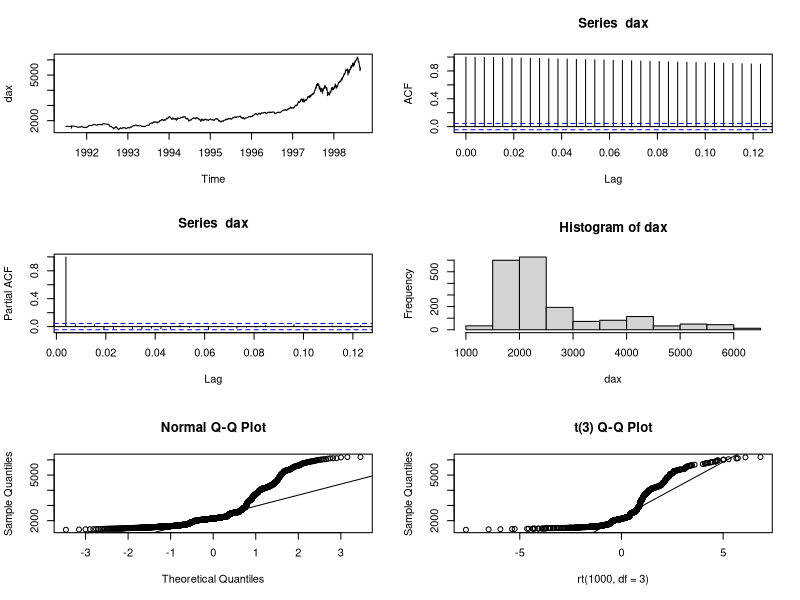
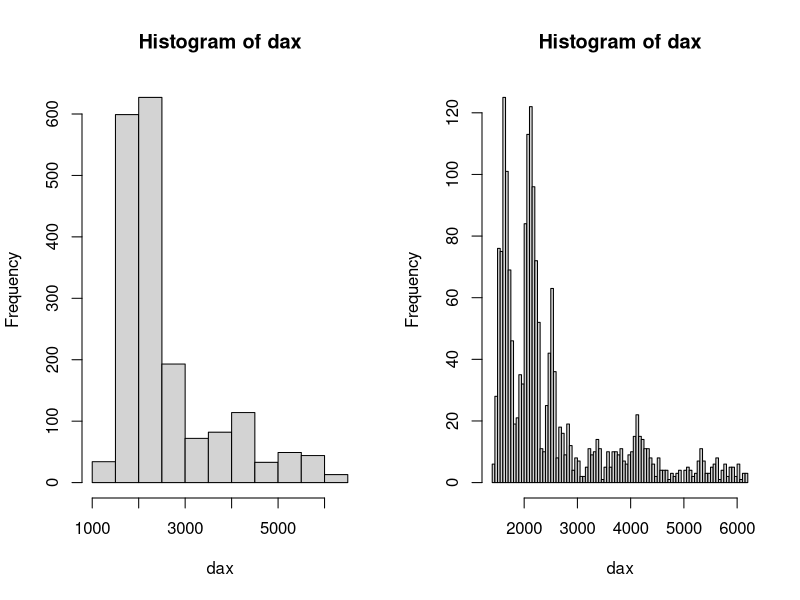

Generate these figures, in order, with R: (Note: this script raises an error after producing the figures.)
#some descriptive analysis
dax<-(EuStockMarkets)[,"DAX"]
par(mfrow=c(3,2))
plot(dax)
acf(dax)
pacf(dax)
hist(dax)
qqnorm(dax)
qqline(dax)
qqplot(rt(1000,df=3), dax, main="t(3) Q-Q Plot",ylab=
         "Sample Quantiles")
qqline(dax)
par(mfrow=c(1,2)) 
#for comparing the histograms for different number of breakpoints
hist(dax)
hist(dax,100)
summary(dax)
kurtosis(dax)
Mode <- function(x) {
  ux <- unique(x)
     ux[which.max(tabulate(match(x, ux)))]
   }
Mode(dax)
#general look at spectrums of DAX
DAX<-ts(EuStockMarkets[0:1860],frequency=260,
        start=c(1991,130))
par(mfrow=c(2,2))
plot(DAX)
spec.pgram(DAX, taper=0, log="no")
spectrum(DAX)
spectrum(DAX,method="ar")
spectrum(DAX,method="ar",na.action=na.pass)
spec.ar(DAX, plot=TRUE, method = "mle", 
        add = TRUE,col = "forest green")
spec.ar(DAX, plot=TRUE, method = "ols", 
        add = TRUE,col = "blue")
spec.ar(DAX, plot=TRUE, method = "burg", 
        add = TRUE,col = "red")
legend("topleft",c("YuleWalker","MLE","OLS","Burg"),
       lty=c(1,1,1,1),
       lwd=c(2.5,2.5,2.5,2.5),col=c("black",
                      "forest green","blue","red"))
#spanned smooth periodograms(Daniell)
par(mfrow=c(2,2))
spectrum(DAX)
spectrum(DAX, spans = c(3,5))
text(100,1e+05,"widths(3,5)",col="blue")
spectrum(DAX, spans = c(5,7))
text(100,1e+05,"widths(5,7)",col="blue")
spectrum(DAX, spans = c(19,23))
text(100,10000,"widths(19,23)",col="blue")
#kernel smooth periodograms(Daniell)
par(mfrow=c(2,2))
spectrum(DAX)
spectrum(DAX,kernel("daniell", c(3,5)))
text(100,10000,"widths(3,5)",col="blue")
spectrum(DAX,kernel("daniell", c(5,7)))
text(100,10000,"widths(5,7)",col="blue")
spectrum(DAX,kernel("daniell", c(19,23)))
text(100,10000,"widths(19,23)",col="blue")
